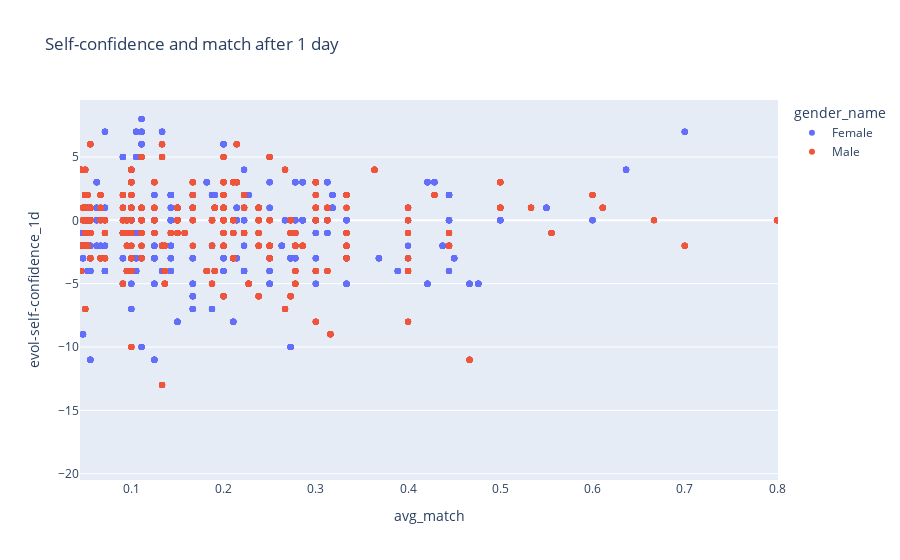

The cell this chart's notebook holds for it:
### Code cell
fig = px.strip(sd_avg, x = "avg_match", y = "evol-self-confidence_1d", color = "gender_name", 
                 title="Self-confidence and match after 1 day", stripmode = "overlay")
fig.show()

### Figure 1 — Plotly figure (JSON) as saved in the notebook; plotly's stock layout.template omitted (floating-point values rounded to 4 significant figures; data arrays with more than 128 entries replaced by an {"elided": "..."} marker saying what was removed)
{"data": [{"alignmentgroup": "True", "boxpoints": "all", "fillcolor": "rgba(255,255,255,0)", "hoveron": "points", "hovertemplate": "gender_name=Female<br>avg_match=%{x}<br>evol-self-confidence_1d=%{y}<extra></extra>", "legendgroup": "Female", "line": {"color": "rgba(255,255,255,0)"}, "marker": {"color": "#636efa"}, "name": "Female", "offsetgroup": "Female", "orientation": "v", "pointpos": 0, "showlegend": true, "type": "box", "x": {"elided": "4184 float values"}, "x0": " ", "xaxis": "x", "y": {"elided": "4184 int values"}, "y0": " ", "yaxis": "y"}, {"alignmentgroup": "True", "boxpoints": "all", "fillcolor": "rgba(255,255,255,0)", "hoveron": "points", "hovertemplate": "gender_name=Male<br>avg_match=%{x}<br>evol-self-confidence_1d=%{y}<extra></extra>", "legendgroup": "Male", "line": {"color": "rgba(255,255,255,0)"}, "marker": {"color": "#EF553B"}, "name": "Male", "offsetgroup": "Male", "orientation": "v", "pointpos": 0, "showlegend": true, "type": "box", "x": {"elided": "4194 float values"}, "x0": " ", "xaxis": "x", "y": {"elided": "4194 int values"}, "y0": " ", "yaxis": "y"}], "layout": {"boxmode": "overlay", "legend": {"title": {"text": "gender_name"}, "tracegroupgap": 0}, "title": {"text": "Self-confidence and match after 1 day"}, "xaxis": {"anchor": "y", "domain": [0, 1], "title": {"text": "avg_match"}}, "yaxis": {"anchor": "x", "domain": [0, 1], "title": {"text": "evol-self-confidence_1d"}}}}
